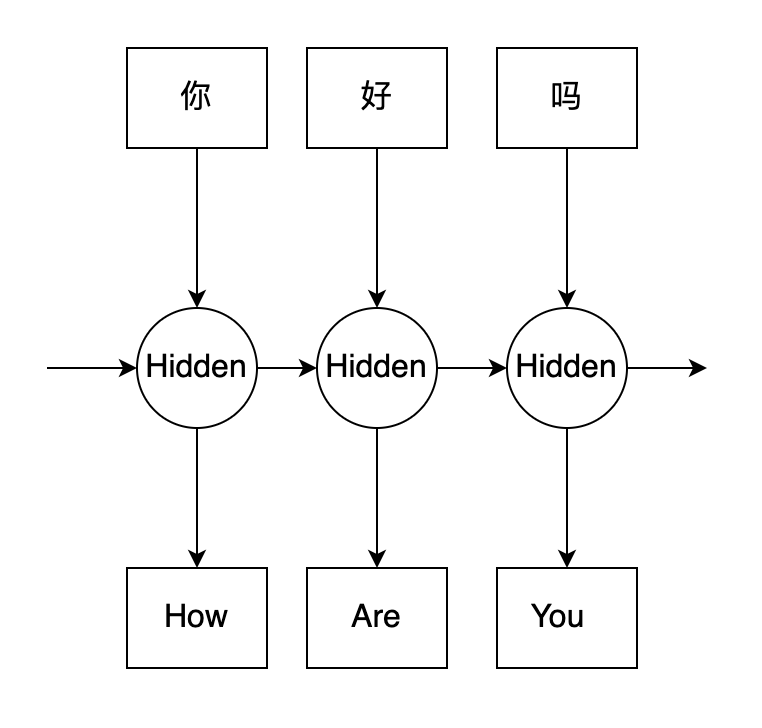
#> input picture transformer/images/1.png, 762 x 728 px, given in place of Xnip2020-10-27_17-14-17.jpg, which was not available
$ python hist.py   (older library calls are emulated)
#> lines starting #> are read from the running program, lines starting #| are printed output that depends on the picture; pictures that were not available may be replaced by others from this repository, and a replacement may not be noted
# 基于直方图均衡化的图像增强
import cv2
import numpy as np
import matplotlib.pyplot as plt

image_path = "./data/9.jpg"
# 直方图均衡化增强图像
def hist():
    image1 = cv2.imread(image_path)
    image_channel = cv2.split(image1)
    for i in range(3):
        # plt.hist(image_channel[i].ravel(), 256, [0, 256])
        # plt.show()
        cv2.equalizeHist(image_channel[i], image_channel[i])

    cv2.merge(image_channel, image1)
    return image1

# 拉普拉斯算法增强
def laplus():
    image1 = cv2.imread(image_path)
    kernel = np.array([[0,-1,0],
                       [-1,7,-1],
                       [0,-1,0]])
    dist= cv2.filter2D(image1, cv2.CV_8UC3, kernel)
    return dist

# 对数变换增强图像
def log_image():
    image1 = cv2.imread(image_path)
    image_log = np.uint8(15*np.log(np.array(image1)+1))
    cv2.normalize(image_log, image_log, 0, 255, cv2.NORM_MINMAX)
    cv2.convertScaleAbs(image_log, image_log)
    return image_log

# gamma变换图像增强
def gamma():
    image = cv2.imread(image_path)
    fgamma = 2.5
    image_gamma = np.uint8(np.power((np.array(image) / 255.0), fgamma) * 255.0)
    cv2.normalize(image_gamma, image_gamma, 0, 255, cv2.NORM_MINMAX)
    cv2.convertScaleAbs(image_gamma, image_gamma)
    return image_gamma

def lin():
    """双线性插值"""
    img = cv2.imread("./data/7.jpg", cv2.IMREAD_GRAYSCALE)  # load the gray image
    cv2.imwrite("img.jpg", img)
    h, w = img.shape[:2]

    # shrink to half of the original
    a1 = np.array([[0.5, 0, 0], [0, 0.5, 0]], np.float32)
    d1 = cv2.warpAffine(img, a1, (w, h), borderValue=125)

    # shrink to half of the original and move
    a2 = np.array([[0.5, 0, w / 4], [0, 0.5, h / 4]], np.float32)
    d2 = cv2.warpAffine(img, a2, (w, h), flags=cv2.INTER_NEAREST, borderValue=125)
    # rotate based on d2
    a3 = cv2.getRotationMatrix2D((w / 2, h / 2), 90, 1)
    d3 = cv2.warpAffine(d2, a3, (w, h), flags=cv2.INTER_LINEAR, borderValue=125)

    cv2.imshow("img", img)
    cv2.imshow("d1", d1)
    cv2.imshow("d2", d2)
    cv2.imshow("d3", d3)
    cv2.waitKey(0)
    cv2.destroyAllWindows()
if __name__ == '__main__':
    image = cv2.imread("/Users/wangheng/Desktop/Xnip2020-10-27_17-14-17.jpg")
#> image is the input picture: shape (728, 762, 3); min 0, max 255, mean 247.5
    resize = cv2.resize(image, (108, 108))
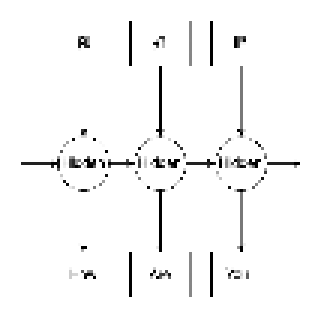
#> resize: shape (108, 108, 3) (shown 3 times larger); min 0, max 255, mean 247.3
    cv2.imwrite("/Users/wangheng/Desktop/ressize.jpg", resize)
    # [11 lines of commented-out code are left out]
    lin()
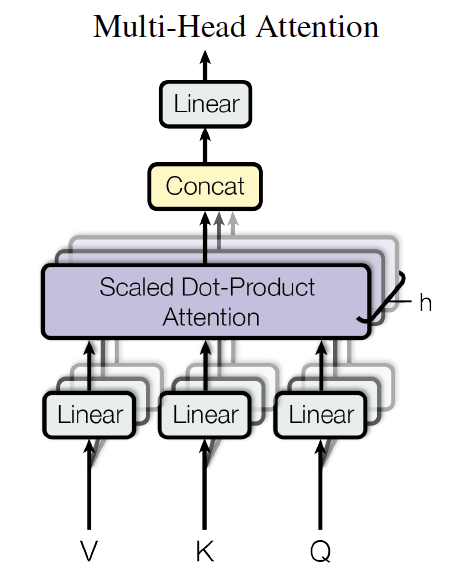
#> input picture transformer/images/7.png, 460 x 588 px, given in place of 7.jpg, which was not available
#> in lin, `img = cv2.imread("./data/7.jpg", cv2.IMREAD_GRAYSCALE)`:
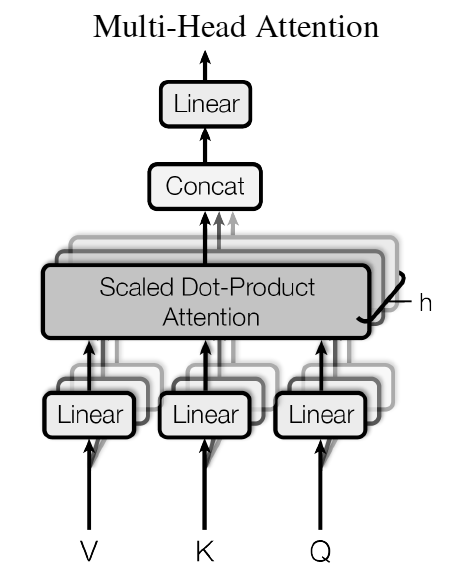
#> img: shape (588, 460); min 0, max 255, mean 228
#> in lin, `d1 = cv2.warpAffine(img, a1, (w, h), borderValue=125)`:
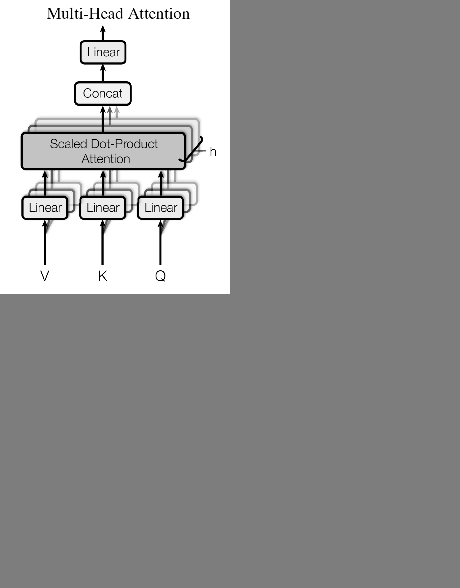
#> d1: shape (588, 460); min 0, max 255, mean 150.7
#> in lin, `d2 = cv2.warpAffine(img, a2, (w, h), flags=cv2.INTER_NEAREST, borderVa..`:
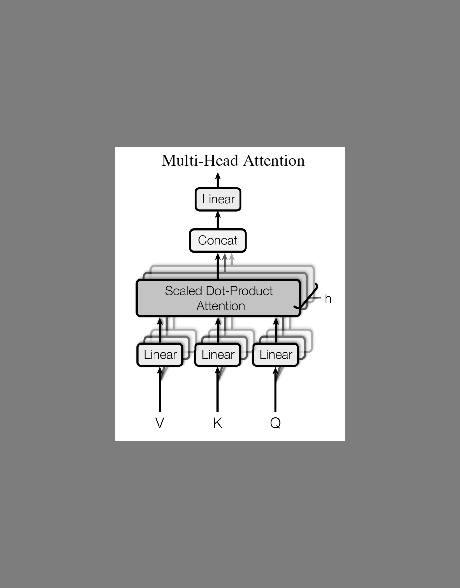
#> d2: shape (588, 460); min 0, max 255, mean 150.7
#> in lin, `d3 = cv2.warpAffine(d2, a3, (w, h), flags=cv2.INTER_LINEAR, borderValu..`:
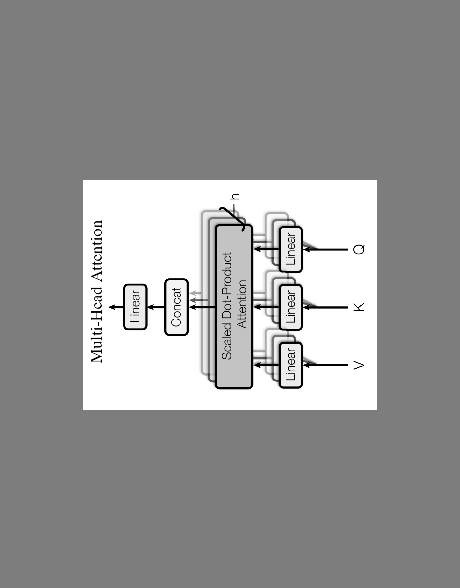
#> d3: shape (588, 460); min 0, max 255, mean 150.7
    # [10 lines of commented-out code are left out]
